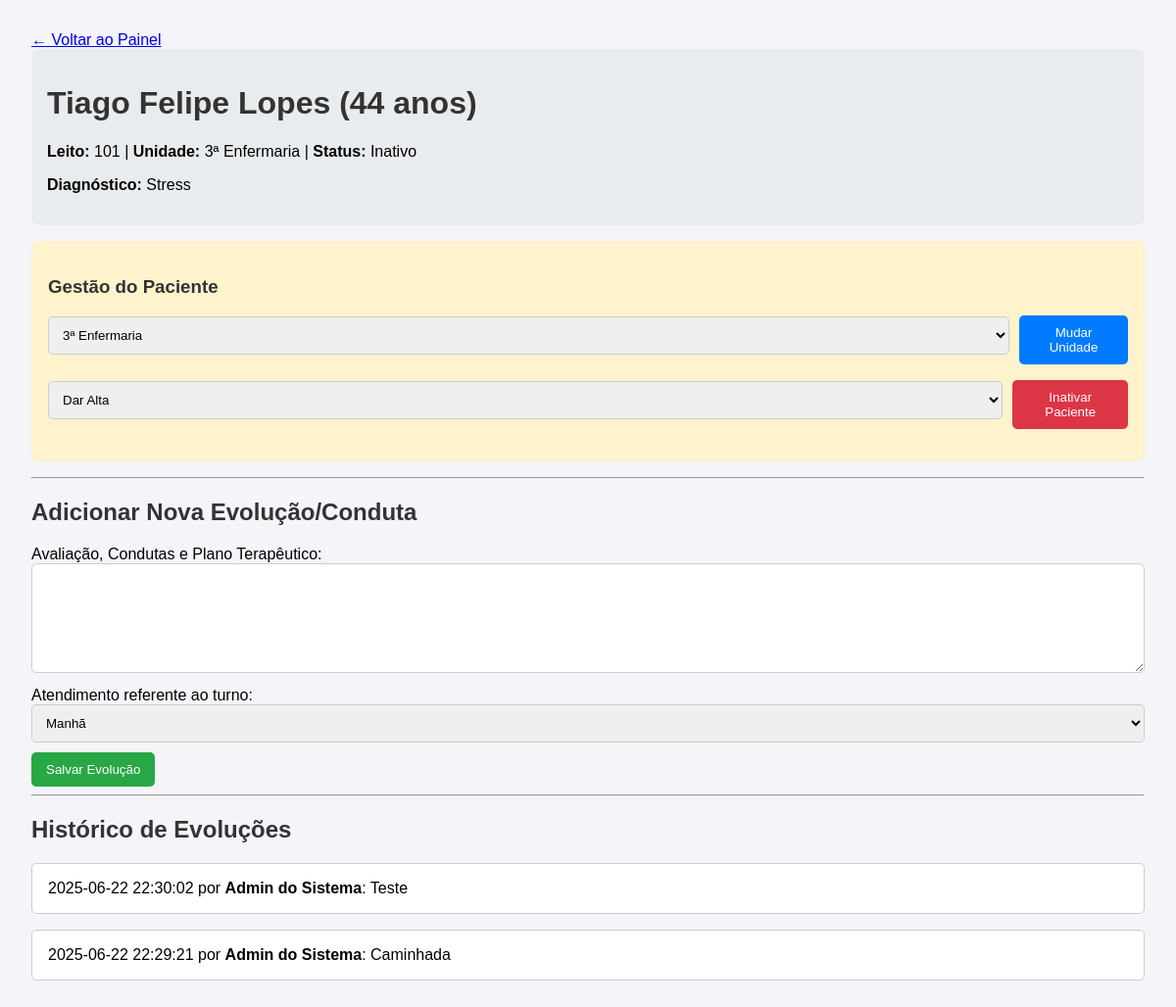
The app's page /paciente/3 (signed in) with its own data.
### tables this page shows
CREATE TABLE pacientes (
        id INTEGER PRIMARY KEY AUTOINCREMENT,
        nome TEXT NOT NULL,
        idade INTEGER,
        leito TEXT,
        unidade TEXT NOT NULL,
        diagnostico TEXT,
        status TEXT NOT NULL DEFAULT 'Ativo',
        motivo_inativacao TEXT
    );

CREATE TABLE evolucoes (
        id INTEGER PRIMARY KEY AUTOINCREMENT,
        paciente_id INTEGER NOT NULL,
        data TEXT NOT NULL,
        fisio TEXT NOT NULL,
        texto TEXT NOT NULL,
        FOREIGN KEY (paciente_id) REFERENCES pacientes (id)
    );

### app.py (the view)
@app.route('/paciente/<int:paciente_id>')
@login_required # <-- Proteção!
def detalhes_paciente(paciente_id):
    conn = get_db_connection()
    paciente = conn.execute("SELECT * FROM pacientes WHERE id = ?", (paciente_id,)).fetchone()
    evolucoes = conn.execute("SELECT * FROM evolucoes WHERE paciente_id = ? ORDER BY id DESC", (paciente_id,)).fetchall()
    conn.close()
    if paciente is None:
        return "Paciente não encontrado", 404
    return render_template('paciente.html', paciente=paciente, evolucoes=evolucoes)

### app.py (called while the page is built)
@login_manager.user_loader
def load_user(user_id):
    conn = get_db_connection()
    user_data = conn.execute('SELECT * FROM usuarios WHERE id = ?', (user_id,)).fetchone()
    conn.close()
    if user_data:
        return Usuario(id=user_data['id'], nome_completo=user_data['nome_completo'], email=user_data['email'], funcao=user_data['funcao'])
    return None

def get_db_connection():
    conn = sqlite3.connect(DB_NAME)
    conn.row_factory = sqlite3.Row
    return conn

### templates/paciente.html (shortened to what this page needs)
<!DOCTYPE html>
<html lang="pt-br">
<head>
</head>
<body>
    <a href="{{ url_for('painel_diario') }}">&larr; Voltar ao Painel</a>
    <div class="paciente-info">
        <h1>{{ paciente.nome }} ({{ paciente.idade }} anos)</h1>
        <p><strong>Leito:</strong> {{ paciente.leito }} | <strong>Unidade:</strong> {{ paciente.unidade }} | <strong>Status:</strong> {{ paciente.status }}</p>
        <p><strong>Diagnóstico:</strong> {{ paciente.diagnostico }}</p>
    </div>
    <div class="gestao-paciente">
        <h3>Gestão do Paciente</h3>
        <form action="{{ url_for('mudar_unidade', paciente_id=paciente.id) }}" method="POST" style="display: flex; align-items: center; gap: 10px;">
            <select name="unidade" required>
                <option value="3ª Enfermaria" {% if paciente.unidade == '3ª Enfermaria' %}selected{% endif %}>3ª Enfermaria</option>
            </select>
            <button type="submit" class="btn-mudar">Mudar Unidade</button>
        </form>
        <form action="{{ url_for('inativar_paciente', paciente_id=paciente.id) }}" method="POST" style="display: flex; align-items: center; gap: 10px;">
            <select name="motivo" required>
                <option value="Alta">Dar Alta</option>
            </select>
            <button type="submit" class="btn-inativar">Inativar Paciente</button>
        </form>
    </div>
    <hr>
    <h2>Adicionar Nova Evolução/Conduta</h2>
    <form action="{{ url_for('adicionar_evolucao', paciente_id=paciente.id) }}" method="POST">
        <label for="evolucao">Avaliação, Condutas e Plano Terapêutico:</label>
        <textarea id="evolucao" name="evolucao" rows="6" required></textarea>
        <label for="turno_atendimento">Atendimento referente ao turno:</label>
        <select name="turno_atendimento" id="turno_atendimento" required>
            <option value="manha">Manhã</option>
        </select>
        <button type="submit" class="btn-salvar">Salvar Evolução</button>
    </form>
    <hr>
    <h2>Histórico de Evoluções</h2>
    {% for evolucao in evolucoes %}
        <div class="evolucao">{{ evolucao['data'] }} por <strong>{{ evolucao['fisio'] }}</strong>: {{ evolucao['texto'] }}</div>
    {% else %}
        <p>Nenhuma evolução registrada para este paciente.</p>
    {% endfor %}
</body>
</html>

### templates/paciente.html (style rules this page uses)
body { font-family: Arial, sans-serif; margin: 2em; background-color: #f4f4f9; }
h1, h2, h3 { color: #333; }
.paciente-info { background-color: #e9ecef; padding: 1em; border-radius: 8px; margin-bottom: 1em; }
.gestao-paciente { background-color: #fff3cd; padding: 1em; border-radius: 8px; margin-bottom: 1em; border: 1px solid #ffeeba; }
.gestao-paciente form { margin-bottom: 1em; }
.evolucao { border: 1px solid #ccc; padding: 1em; margin-bottom: 1em; background-color: #fff; border-radius: 5px; }
textarea, input, select { width: 100%; padding: 10px; margin-bottom: 10px; border-radius: 5px; border: 1px solid #ccc; box-sizing: border-box; }
button { padding: 10px 15px; border: none; border-radius: 5px; cursor: pointer; color: white; }
.btn-salvar { background-color: #28a745; }
.btn-mudar { background-color: #007bff; }
.btn-inativar { background-color: #dc3545; }

### records on screen
pacientes: nome "Tiago Felipe Lopes", idade "44", leito "101", unidade "3ª Enfermaria", status "Inativo", diagnostico "Stress"
evolucoes: data "2025-06-22 22:30:02", fisio "Admin do Sistema", texto "Teste"
evolucoes: data "2025-06-22 22:29:21", fisio "Admin do Sistema", texto "Caminhada"
